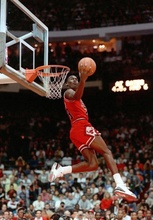
%> input picture jordan.jpg, 153 x 220 px, shrunk from 600 x 862 before the run
$ octave Prog02.m   (GNU Octave 9; MATLAB toolbox functions it lacks are replaced by stand-ins)
%> lines starting %> are read from the running program, lines starting %| are printed output that depends on the picture; in (x1, y1, x2, y2) boxes, pixels count from 0 and x2, y2 are one past the last pixel; in counts of white or black regions, pixels touching at a corner belong together; the program's own positions count from 1; long printed decimals are rounded
%> further down, I is the input picture: size 220x153x3 uint8; mean R, G, B 71.3, 53.8, 48.2
### Examen2/transfCompuesta.m
function [ G, IBand ] = transfCompuesta( I, AnIn, AnRo , Kpe)
%> called with AnIn = 0.1, AnRo = 10, Kpe = 0.004

    G = 0;
    IBand = 0;

    cosIn = cosd(AnRo);
    senIn = sind(AnRo);
    nCoord=zeros(size(I,1),size(I,2),2); %% X' , Y'

    for i=1:size(I,1) %% renglones
        for j=1:size(I,2) %% columnas
            tempx = (cosIn*AnIn)- senIn;
            tempy = ((senIn*AnIn)+cosIn);

            nx = (i * cosIn) + (j* tempx);
            ny=(i*senIn)+(j*tempy);

            npx=nx*ny*Kpe;
            npy=ny;
            nCoord(i,j,1)=npx;
            nCoord(i,j,2)=npy;
        end
    end

        %% validar decimales y negativos en las coordenadas
    nCoord=round(nCoord);
    minX =min( min(nCoord(:,:,1)));
%> minX = -6
    minY =min( min(nCoord(:,:,2)));
%> minY = 1

    maxX=max( max(nCoord(:,:,1)));
%> maxX = 157
    maxY=max( max(nCoord(:,:,2)));
%> maxY = 192
    if minX <= 0
        nCoord(:,:,1)=nCoord(:,:,1)+abs(minX)+1;

    end
    if minY <= 0
        nCoord(:,:,2) = nCoord(:,:,2)+abs(minY)+1;
    end

    %% asignar nuevas coordenas
        G = zeros(maxY,maxX,size(I,3));
        IBand=zeros(maxY,maxX);
        for i=1:size(I,1) %% renglones
            for j=1:size(I,2) %% columnas
                nx=nCoord(i,j,1);
                ny=nCoord(i,j,2);
                G(ny,nx,:)=I(i,j,:);
                IBand(ny,nx)=1;
            end
        end
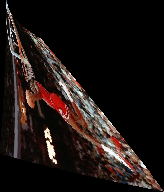
%> G: size 192x164x3 double; mean R, G, B 29.8, 21.7, 19.2
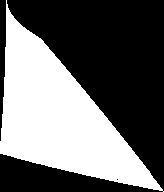
%> IBand: size 192x164 double; values 0 (black) and 1 (white), 41.7% white; 1 white region, box (x1, y1, x2, y2) and area: (0, 0, 164, 192) 13138
     G=uint8(G);
%> G: size 192x164x3 uint8
     IBand=uint8(IBand);
end

### Examen2/rellenarImg.m
%% Rellenar la imagen
%% Entradas
%% I - imagen
%% Band - bandera
%% lambda - no. de pixeles alrededor del actual
%%          se van a buscar
%% Salidas
%% G - imagen rellenada
%% BandN - bandera nueva
%% noPixeles - recuperados
%%%%%%%%%%%%%%%%%%%%%%%%%%%%%%%%%%%%%%%%%%%%%%%%%%%%%%%%%%%%

function [ G, BandN, noPixeles ] = rellenarImg( I, Band, lambda )
%> called with lambda = 1
      G=I; %% imagen a trabajar
      BandN=Band; %% bandera a modificar
      noPixeles=0;
      for i=1:size(I,1) %% renglones
          for j=1:size(I,2)%% columnas
              if (Band(i,j)==0) %% no tiene calculo
                  nVecinos=0;  %% no. de vecinos con valor
                  valores=zeros(1,size(I,3));  %% valores de esos vecinos
                  for r=(i-lambda):(i+lambda)
                    for c=(j-lambda):(j+lambda)
                      if ((r>0)&&(r<=size(I,1)))
                          if ((c>0)&&(c<=size(I,2)))
                            if (Band(r,c)>0)
                                nVecinos=nVecinos+1;
                                valores(nVecinos,:)=I(r,c,:);
                            end
                          end
                      end
                    end
                  end
                 if (nVecinos>0)  %% vecinos con valor
                     if (nVecinos==1) %% unico vecinos
                        G(i,j,:)=valores;
                     else   %% dos o mas vecinos
                        G(i,j,:)=round(mean(valores));
                     end
                     BandN(i,j)=1;
                     noPixeles=noPixeles+1;
                 end
              end
          end
      end
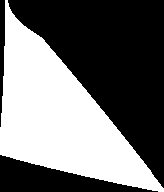
%> BandN: size 192x164 uint8; values 0 (black) and 1 (white), 43.9% white; 1 white region, box (x1, y1, x2, y2) and area: (0, 0, 164, 192) 13832
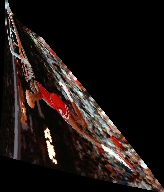
%> G: size 192x164x3 uint8; mean R, G, B 31.7, 23.2, 20.6
%> after the loop, nVecinos = 3; noPixeles = 694; valores = [145 137 135; 109 84 79; 151 127 127]
end

### Examen2/Prog02.m
clc;
close all;
clear all;

I=imread('C:\Users\Carlos Daniel\Desktop\TopicoI_2\jordan.jpg');

tic; [Icompuesta, Iband1] = transfCompuesta(I,.1,10,0.004);  toc;

tic;[IcompuestaR, Iband1R,noPixeles1] = ...
    rellenarImg(Icompuesta, Iband1, 1); toc;
%> after `[IcompuestaR, Iband1R,noPixeles1] = ... rellenarImg(Icompuesta, Iband1`: noPixeles1 = 694

fprintf("======================================================\n");
total1=size(Icompuesta,1)*size(Icompuesta,2);
%> total1 = 31488
fprintf("Imagen 1(%d,%d)\n",size(Icompuesta,1),size(Icompuesta,2));
%| Imagen 1(192,164)
fprintf("Pixeles recuperados %d (%7.5f porcentaje)\n",noPixeles1, (noPixeles1/total1)*100);
%| Pixeles recuperados 694 (2.204 porcentaje)
fprintf("======================================================\n");

imwrite(IcompuestaR, 'C:\Users\Carlos Daniel\Desktop\TopicoI_2\rellenada_compuesta_4.jpg');

figure;
image(IcompuestaR); title('compuesta rellenada');
